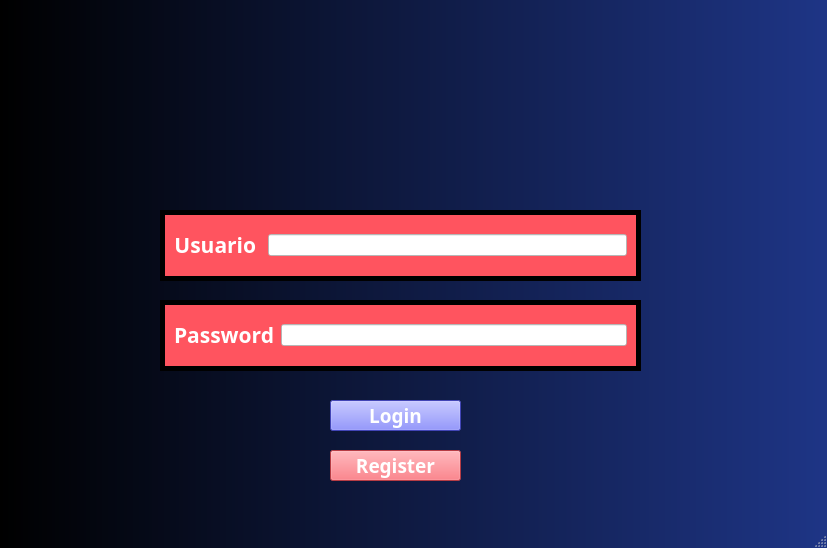
<?xml version="1.0" encoding="UTF-8"?>
<ui version="4.0">
 <class>musicmatch</class>
 <widget class="QMainWindow" name="musicmatch">
  <property name="geometry">
   <rect>
    <x>0</x>
    <y>0</y>
    <width>827</width>
    <height>548</height>
   </rect>
  </property>
  <property name="windowTitle">
   <string>musicmatch</string>
  </property>
  <property name="styleSheet">
   <string notr="true">QMessageBox QLabel {
background-color: #ffffff;
color:#000000;
border:0;
border-radius:6px;
font-size:10px;
font-weight:bold;
padding-left:5px;
padding-right:5px;
padding-top:5px;
padding-bottom:5px; 
}
QDialog {
background-color: qlineargradient(spread:pad, x1:0, y1:0, x2:1, y2:0, stop:0 rgba(0, 0, 0, 255), stop:1 rgb(30, 53, 134));
}
QMainWindow{
background-color: qlineargradient(spread:pad, x1:0, y1:0, x2:1, y2:0, stop:0 rgba(0, 0, 0, 255), stop:1 rgb(30, 53, 134));
}</string>
  </property>
  <widget class="QWidget" name="centralwidget">
   <widget class="QPushButton" name="pushButton">
    <property name="geometry">
     <rect>
      <x>330</x>
      <y>400</y>
      <width>131</width>
      <height>31</height>
     </rect>
    </property>
    <property name="font">
     <font>
      <family>Arial Black</family>
      <pointsize>14</pointsize>
      <weight>75</weight>
      <bold>true</bold>
     </font>
    </property>
    <property name="styleSheet">
     <string notr="true">color:#ffffff;
background-color:rgb(93, 96, 255);</string>
    </property>
    <property name="text">
     <string>Login</string>
    </property>
   </widget>
   <widget class="QPushButton" name="pushButton_2">
    <property name="geometry">
     <rect>
      <x>330</x>
      <y>450</y>
      <width>131</width>
      <height>31</height>
     </rect>
    </property>
    <property name="font">
     <font>
      <family>Arial Black</family>
      <pointsize>14</pointsize>
      <weight>75</weight>
      <bold>true</bold>
     </font>
    </property>
    <property name="styleSheet">
     <string notr="true">color:#ffffff;
background-color:#ff545f;</string>
    </property>
    <property name="text">
     <string>Register</string>
    </property>
   </widget>
   <widget class="QFrame" name="frame">
    <property name="geometry">
     <rect>
      <x>160</x>
      <y>210</y>
      <width>481</width>
      <height>71</height>
     </rect>
    </property>
    <property name="styleSheet">
     <string notr="true">background-color: #ff545f;</string>
    </property>
    <property name="frameShape">
     <enum>QFrame::Box</enum>
    </property>
    <property name="lineWidth">
     <number>5</number>
    </property>
    <layout class="QHBoxLayout" name="horizontalLayout">
     <item>
      <widget class="QLabel" name="label_7">
       <property name="font">
        <font>
         <family>Arial Black</family>
         <pointsize>7</pointsize>
         <weight>75</weight>
         <italic>false</italic>
         <bold>true</bold>
        </font>
       </property>
       <property name="styleSheet">
        <string notr="true">background-color: #ff545f;
color: #ffffff;</string>
       </property>
       <property name="text">
        <string>&lt;html&gt;&lt;head/&gt;&lt;body&gt;&lt;p align=&quot;center&quot;&gt;&lt;span style=&quot; font-size:16pt;&quot;&gt;  Usuario &lt;/span&gt;&lt;/p&gt;&lt;/body&gt;&lt;/html&gt;</string>
       </property>
      </widget>
     </item>
     <item>
      <widget class="QLineEdit" name="usuario">
       <property name="styleSheet">
        <string notr="true">background-color: #ffffff;</string>
       </property>
      </widget>
     </item>
    </layout>
   </widget>
   <widget class="QFrame" name="frame_2">
    <property name="geometry">
     <rect>
      <x>160</x>
      <y>300</y>
      <width>481</width>
      <height>71</height>
     </rect>
    </property>
    <property name="styleSheet">
     <string notr="true">background-color: #ff545f;</string>
    </property>
    <property name="frameShape">
     <enum>QFrame::Box</enum>
    </property>
    <property name="frameShadow">
     <enum>QFrame::Plain</enum>
    </property>
    <property name="lineWidth">
     <number>5</number>
    </property>
    <layout class="QHBoxLayout" name="horizontalLayout_2">
     <item>
      <widget class="QLabel" name="label_8">
       <property name="font">
        <font>
         <family>Arial Black</family>
         <pointsize>7</pointsize>
         <weight>75</weight>
         <italic>false</italic>
         <bold>true</bold>
        </font>
       </property>
       <property name="styleSheet">
        <string notr="true">background-color: #ff545f;
color: #ffffff;</string>
       </property>
       <property name="text">
        <string>&lt;html&gt;&lt;head/&gt;&lt;body&gt;&lt;p align=&quot;justify&quot;&gt;&lt;span style=&quot; font-size:16pt;&quot;&gt;Password&lt;/span&gt;&lt;/p&gt;&lt;/body&gt;&lt;/html&gt;</string>
       </property>
      </widget>
     </item>
     <item>
      <widget class="QLineEdit" name="password">
       <property name="styleSheet">
        <string notr="true">background-color: #ffffff;</string>
       </property>
      </widget>
     </item>
    </layout>
   </widget>
   <widget class="QLabel" name="logo">
    <property name="geometry">
     <rect>
      <x>300</x>
      <y>50</y>
      <width>211</width>
      <height>141</height>
     </rect>
    </property>
    <property name="text">
     <string/>
    </property>
    <property name="pixmap">
     <pixmap resource="logo.qrc">:/imagenes/music.png</pixmap>
    </property>
   </widget>
   <widget class="QLabel" name="label">
    <property name="enabled">
     <bool>true</bool>
    </property>
    <property name="geometry">
     <rect>
      <x>80</x>
      <y>210</y>
      <width>71</width>
      <height>71</height>
     </rect>
    </property>
    <property name="sizePolicy">
     <sizepolicy hsizetype="Fixed" vsizetype="Fixed">
      <horstretch>0</horstretch>
      <verstretch>0</verstretch>
     </sizepolicy>
    </property>
    <property name="autoFillBackground">
     <bool>false</bool>
    </property>
    <property name="frameShape">
     <enum>QFrame::NoFrame</enum>
    </property>
    <property name="text">
     <string/>
    </property>
    <property name="pixmap">
     <pixmap resource="usuario.qrc">:/imagenes/user2.png</pixmap>
    </property>
    <property name="scaledContents">
     <bool>true</bool>
    </property>
    <property name="wordWrap">
     <bool>true</bool>
    </property>
   </widget>
   <widget class="QLabel" name="label_2">
    <property name="geometry">
     <rect>
      <x>80</x>
      <y>300</y>
      <width>61</width>
      <height>61</height>
     </rect>
    </property>
    <property name="text">
     <string/>
    </property>
    <property name="pixmap">
     <pixmap resource="password.qrc">:/imagenes/password.png</pixmap>
    </property>
    <property name="scaledContents">
     <bool>true</bool>
    </property>
   </widget>
  </widget>
  <widget class="QStatusBar" name="statusbar"/>
 </widget>
 <resources>
  <include location="password.qrc"/>
  <include location="logo.qrc"/>
  <include location="usuario.qrc"/>
 </resources>
 <connections/>
</ui>
